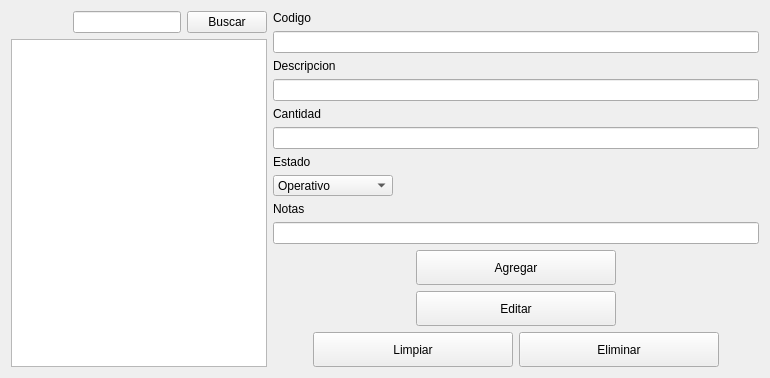
          <widget class="QWidget" name="tab_9">
           <attribute name="title">
            <string>Herramientas Manuales</string>
           </attribute>
           <layout class="QHBoxLayout" name="horizontalLayout_19">
            <item>
             <layout class="QVBoxLayout" name="verticalLayout_28">
              <item>
               <layout class="QHBoxLayout" name="horizontalLayout_40">
                <item>
                 <spacer name="horizontalSpacer_59">
                  <property name="orientation">
                   <enum>Qt::Horizontal</enum>
                  </property>
                  <property name="sizeHint" stdset="0">
                   <size>
                    <width>40</width>
                    <height>20</height>
                   </size>
                  </property>
                 </spacer>
                </item>
                <item>
                 <widget class="QLineEdit" name="lineEdit_busqueda_HM"/>
                </item>
                <item>
                 <widget class="QPushButton" name="btn_buscarHM">
                  <property name="text">
                   <string>Buscar</string>
                  </property>
                 </widget>
                </item>
               </layout>
              </item>
              <item>
               <widget class="QTableWidget" name="tableWidget_aggHM"/>
              </item>
             </layout>
            </item>
            <item>
             <layout class="QVBoxLayout" name="verticalLayout_23">
              <item>
               <layout class="QVBoxLayout" name="verticalLayout_24">
                <item>
                 <layout class="QVBoxLayout" name="verticalLayout_29">
                  <item>
                   <widget class="QLabel" name="label_10">
                    <property name="text">
                     <string>Codigo</string>
                    </property>
                   </widget>
                  </item>
                  <item>
                   <widget class="QLineEdit" name="txt_codigo_HM"/>
                  </item>
                 </layout>
                </item>
                <item>
                 <layout class="QVBoxLayout" name="verticalLayout_30">
                  <item>
                   <widget class="QLabel" name="label_11">
                    <property name="text">
                     <string>Descripcion</string>
                    </property>
                   </widget>
                  </item>
                  <item>
                   <widget class="QLineEdit" name="txt_descrip_HM"/>
                  </item>
                 </layout>
                </item>
                <item>
                 <layout class="QVBoxLayout" name="verticalLayout_31">
                  <item>
                   <widget class="QLabel" name="label_12">
                    <property name="text">
                     <string>Cantidad</string>
                    </property>
                   </widget>
                  </item>
                  <item>
                   <widget class="QLineEdit" name="txt_cant_HM"/>
                  </item>
                 </layout>
                </item>
                <item>
                 <layout class="QVBoxLayout" name="verticalLayout_32">
                  <item>
                   <widget class="QLabel" name="label_13">
                    <property name="text">
                     <string>Estado</string>
                    </property>
                   </widget>
                  </item>
                  <item>
                   <widget class="QComboBox" name="comboBox_agg_HM">
                    <property name="minimumSize">
                     <size>
                      <width>120</width>
                      <height>21</height>
                     </size>
                    </property>
                    <property name="maximumSize">
                     <size>
                      <width>120</width>
                      <height>21</height>
                     </size>
                    </property>
                    <item>
                     <property name="text">
                      <string>Operativo</string>
                     </property>
                    </item>
                    <item>
                     <property name="text">
                      <string>En Reparación</string>
                     </property>
                    </item>
                    <item>
                     <property name="text">
                      <string>Dañado</string>
                     </property>
                    </item>
                   </widget>
                  </item>
                 </layout>
                </item>
                <item>
                 <layout class="QVBoxLayout" name="verticalLayout_33">
                  <item>
                   <widget class="QLabel" name="label_14">
                    <property name="text">
                     <string>Notas</string>
                    </property>
                   </widget>
                  </item>
                  <item>
                   <widget class="QLineEdit" name="txt_Notas_aggHM">
                    <property name="text">
                     <string/>
                    </property>
                   </widget>
                  </item>
                 </layout>
                </item>
               </layout>
              </item>
              <item>
               <layout class="QVBoxLayout" name="verticalLayout_34">
                <item>
                 <layout class="QHBoxLayout" name="horizontalLayout_41">
                  <item>
                   <spacer name="horizontalSpacer_60">
                    <property name="orientation">
                     <enum>Qt::Horizontal</enum>
                    </property>
                    <property name="sizeHint" stdset="0">
                     <size>
                      <width>40</width>
                      <height>20</height>
                     </size>
                    </property>
                   </spacer>
                  </item>
                  <item>
                   <widget class="QPushButton" name="btn_aggHM">
                    <property name="minimumSize">
                     <size>
                      <width>200</width>
                      <height>35</height>
                     </size>
                    </property>
                    <property name="maximumSize">
                     <size>
                      <width>200</width>
                      <height>35</height>
                     </size>
                    </property>
                    <property name="text">
                     <string>Agregar</string>
                    </property>
                   </widget>
                  </item>
                  <item>
                   <spacer name="horizontalSpacer_61">
                    <property name="orientation">
                     <enum>Qt::Horizontal</enum>
                    </property>
                    <property name="sizeHint" stdset="0">
                     <size>
                      <width>40</width>
                      <height>20</height>
                     </size>
                    </property>
                   </spacer>
                  </item>
                 </layout>
                </item>
                <item>
                 <layout class="QHBoxLayout" name="horizontalLayout_42">
                  <item>
                   <spacer name="horizontalSpacer_64">
                    <property name="orientation">
                     <enum>Qt::Horizontal</enum>
                    </property>
                    <property name="sizeHint" stdset="0">
                     <size>
                      <width>40</width>
                      <height>20</height>
                     </size>
                    </property>
                   </spacer>
                  </item>
                  <item>
                   <widget class="QPushButton" name="btn_editHM">
                    <property name="minimumSize">
                     <size>
                      <width>200</width>
                      <height>35</height>
                     </size>
                    </property>
                    <property name="maximumSize">
                     <size>
                      <width>200</width>
                      <height>35</height>
                     </size>
                    </property>
                    <property name="text">
                     <string>Editar</string>
                    </property>
                   </widget>
                  </item>
                  <item>
                   <spacer name="horizontalSpacer_65">
                    <property name="orientation">
                     <enum>Qt::Horizontal</enum>
                    </property>
                    <property name="sizeHint" stdset="0">
                     <size>
                      <width>40</width>
                      <height>20</height>
                     </size>
                    </property>
                   </spacer>
                  </item>
                 </layout>
                </item>
                <item>
                 <layout class="QHBoxLayout" name="horizontalLayout_48">
                  <item>
                   <spacer name="horizontalSpacer_66">
                    <property name="orientation">
                     <enum>Qt::Horizontal</enum>
                    </property>
                    <property name="sizeHint" stdset="0">
                     <size>
                      <width>40</width>
                      <height>20</height>
                     </size>
                    </property>
                   </spacer>
                  </item>
                  <item>
                   <widget class="QPushButton" name="btn_limpiarHM">
                    <property name="minimumSize">
                     <size>
                      <width>200</width>
                      <height>35</height>
                     </size>
                    </property>
                    <property name="maximumSize">
                     <size>
                      <width>200</width>
                      <height>35</height>
                     </size>
                    </property>
                    <property name="text">
                     <string>Limpiar</string>
                    </property>
                   </widget>
                  </item>
                  <item>
                   <widget class="QPushButton" name="btn_deleteHM">
                    <property name="minimumSize">
                     <size>
                      <width>200</width>
                      <height>35</height>
                     </size>
                    </property>
                    <property name="maximumSize">
                     <size>
                      <width>200</width>
                      <height>35</height>
                     </size>
                    </property>
                    <property name="text">
                     <string>Eliminar</string>
                    </property>
                   </widget>
                  </item>
                  <item>
                   <spacer name="horizontalSpacer_67">
                    <property name="orientation">
                     <enum>Qt::Horizontal</enum>
                    </property>
                    <property name="sizeHint" stdset="0">
                     <size>
                      <width>40</width>
                      <height>20</height>
                     </size>
                    </property>
                   </spacer>
                  </item>
                 </layout>
                </item>
               </layout>
              </item>
             </layout>
            </item>
           </layout>
          </widget>
